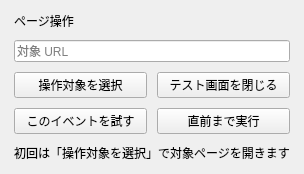
        <widget class="QFrame" name="pageCard">
         <property name="card" stdset="0">
          <bool>true</bool>
         </property>
         <layout class="QVBoxLayout" name="pageCardLayout">
          <property name="spacing">
           <number>10</number>
          </property>
          <property name="leftMargin">
           <number>14</number>
          </property>
          <property name="topMargin">
           <number>12</number>
          </property>
          <property name="rightMargin">
           <number>14</number>
          </property>
          <property name="bottomMargin">
           <number>12</number>
          </property>
          <item>
           <widget class="QLabel" name="pageCardTitle">
            <property name="text">
             <string>ページ操作</string>
            </property>
            <property name="cardTitle" stdset="0">
             <bool>true</bool>
            </property>
           </widget>
          </item>
          <item>
           <widget class="QLineEdit" name="targetUrlEdit">
            <property name="placeholderText">
             <string>対象 URL</string>
            </property>
           </widget>
          </item>
          <item>
           <layout class="QHBoxLayout" name="pageButtons1">
            <item>
             <widget class="QPushButton" name="pickButton">
              <property name="minimumSize">
               <size>
                <width>100</width>
                <height>0</height>
               </size>
              </property>
              <property name="text">
               <string>操作対象を選択</string>
              </property>
             </widget>
            </item>
            <item>
             <widget class="QPushButton" name="closeDebugButton">
              <property name="minimumSize">
               <size>
                <width>100</width>
                <height>0</height>
               </size>
              </property>
              <property name="text">
               <string>テスト画面を閉じる</string>
              </property>
             </widget>
            </item>
           </layout>
          </item>
          <item>
           <layout class="QHBoxLayout" name="pageButtons2">
            <item>
             <widget class="QPushButton" name="tryEventButton">
              <property name="minimumSize">
               <size>
                <width>100</width>
                <height>0</height>
               </size>
              </property>
              <property name="text">
               <string>このイベントを試す</string>
              </property>
             </widget>
            </item>
            <item>
             <widget class="QPushButton" name="executeUntilButton">
              <property name="minimumSize">
               <size>
                <width>100</width>
                <height>0</height>
               </size>
              </property>
              <property name="text">
               <string>直前まで実行</string>
              </property>
             </widget>
            </item>
           </layout>
          </item>
          <item>
           <widget class="QLabel" name="pageHint">
            <property name="text">
             <string>初回は「操作対象を選択」で対象ページを開きます</string>
            </property>
            <property name="muted" stdset="0">
             <bool>true</bool>
            </property>
           </widget>
          </item>
         </layout>
        </widget>
